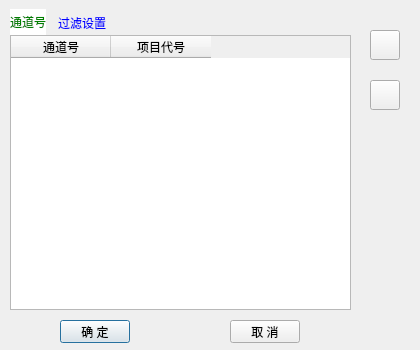
<?xml version="1.0" encoding="UTF-8"?>
<ui version="4.0">
 <class>AAdvanceSetupDialog</class>
 <widget class="QDialog" name="AAdvanceSetupDialog">
  <property name="geometry">
   <rect>
    <x>0</x>
    <y>0</y>
    <width>420</width>
    <height>350</height>
   </rect>
  </property>
  <property name="windowTitle">
   <string>高级设置</string>
  </property>
  <widget class="QPushButton" name="pushButton">
   <property name="geometry">
    <rect>
     <x>60</x>
     <y>320</y>
     <width>70</width>
     <height>23</height>
    </rect>
   </property>
   <property name="text">
    <string>确 定</string>
   </property>
  </widget>
  <widget class="QPushButton" name="pushButton_2">
   <property name="geometry">
    <rect>
     <x>230</x>
     <y>320</y>
     <width>70</width>
     <height>23</height>
    </rect>
   </property>
   <property name="text">
    <string>取 消</string>
   </property>
  </widget>
  <widget class="QTabWidget" name="tabWidget">
   <property name="geometry">
    <rect>
     <x>10</x>
     <y>9</y>
     <width>341</width>
     <height>301</height>
    </rect>
   </property>
   <property name="styleSheet">
    <string notr="true">QTabWidget::pane{
	border:none;
}
QTabWidget::tab-bar{
        alignment:left;
}
QTabBar::tab{
	background:transparent;
	color:white;
	min-width:30ex;
	min-height:10ex;
}
QTabBar::tab:hover{
	background:rgb(255, 255, 255, 50);
}
QTabBar::tab:selected{
	border-color: white;
	background:white;
	color:green;
}
QTabBar::tab:!selected{
	
	color:blue;
}</string>
   </property>
   <property name="tabPosition">
    <enum>QTabWidget::North</enum>
   </property>
   <property name="tabShape">
    <enum>QTabWidget::Rounded</enum>
   </property>
   <property name="currentIndex">
    <number>0</number>
   </property>
   <property name="elideMode">
    <enum>Qt::ElideNone</enum>
   </property>
   <property name="usesScrollButtons">
    <bool>true</bool>
   </property>
   <property name="documentMode">
    <bool>false</bool>
   </property>
   <property name="tabsClosable">
    <bool>false</bool>
   </property>
   <property name="movable">
    <bool>false</bool>
   </property>
   <widget class="QWidget" name="tab">
    <attribute name="title">
     <string>通道号</string>
    </attribute>
    <layout class="QHBoxLayout" name="horizontalLayout">
     <property name="spacing">
      <number>0</number>
     </property>
     <property name="leftMargin">
      <number>0</number>
     </property>
     <property name="topMargin">
      <number>0</number>
     </property>
     <property name="rightMargin">
      <number>0</number>
     </property>
     <property name="bottomMargin">
      <number>0</number>
     </property>
     <item>
      <widget class="QTableWidget" name="tableWidget">
       <property name="minimumSize">
        <size>
         <width>325</width>
         <height>0</height>
        </size>
       </property>
       <property name="editTriggers">
        <set>QAbstractItemView::DoubleClicked|QAbstractItemView::EditKeyPressed</set>
       </property>
       <property name="columnCount">
        <number>2</number>
       </property>
       <attribute name="horizontalHeaderHighlightSections">
        <bool>false</bool>
       </attribute>
       <attribute name="verticalHeaderVisible">
        <bool>false</bool>
       </attribute>
       <column>
        <property name="text">
         <string>通道号</string>
        </property>
       </column>
       <column>
        <property name="text">
         <string>项目代号</string>
        </property>
       </column>
      </widget>
     </item>
    </layout>
   </widget>
   <widget class="QWidget" name="widget">
    <attribute name="title">
     <string>过滤设置</string>
    </attribute>
   </widget>
  </widget>
  <widget class="QToolButton" name="Add_ToolButton">
   <property name="geometry">
    <rect>
     <x>370</x>
     <y>30</y>
     <width>30</width>
     <height>30</height>
    </rect>
   </property>
   <property name="text">
    <string/>
   </property>
   <property name="icon">
    <iconset resource="pics.qrc">
     <normaloff>:/pics/Add_213px.png</normaloff>:/pics/Add_213px.png</iconset>
   </property>
   <property name="iconSize">
    <size>
     <width>32</width>
     <height>32</height>
    </size>
   </property>
  </widget>
  <widget class="QToolButton" name="Delete_ToolButton">
   <property name="geometry">
    <rect>
     <x>370</x>
     <y>80</y>
     <width>30</width>
     <height>30</height>
    </rect>
   </property>
   <property name="text">
    <string/>
   </property>
   <property name="icon">
    <iconset resource="pics.qrc">
     <normaloff>:/pics/Remove_213px.png</normaloff>:/pics/Remove_213px.png</iconset>
   </property>
   <property name="iconSize">
    <size>
     <width>32</width>
     <height>32</height>
    </size>
   </property>
  </widget>
 </widget>
 <resources>
  <include location="pics.qrc"/>
  <include location="pics.qrc"/>
  <include location="pics.qrc"/>
  <include location="pics.qrc"/>
  <include location="pics.qrc"/>
 </resources>
 <connections/>
</ui>
